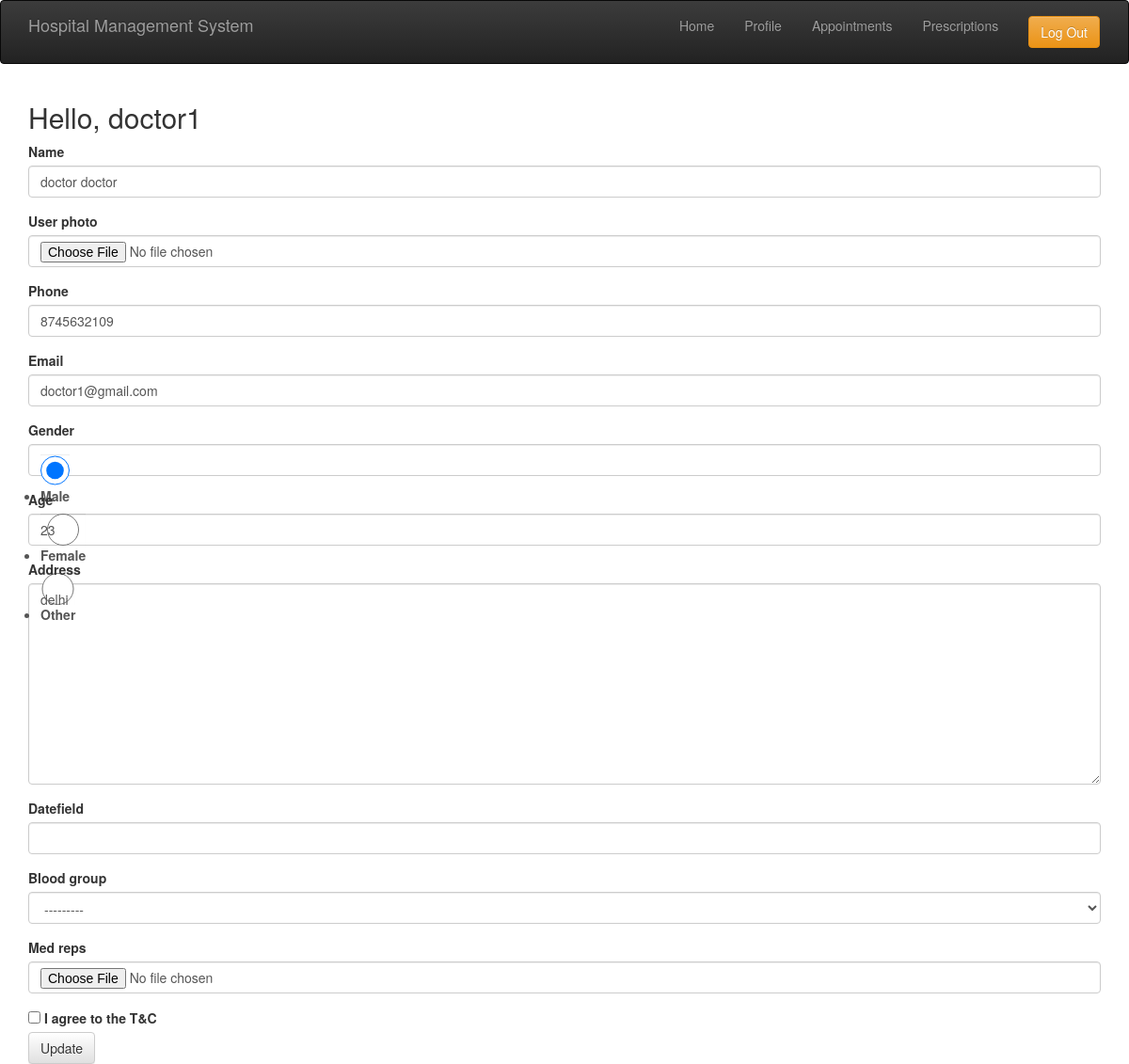
Page /profile/doc/2/ (signed in) on the earlier database version.
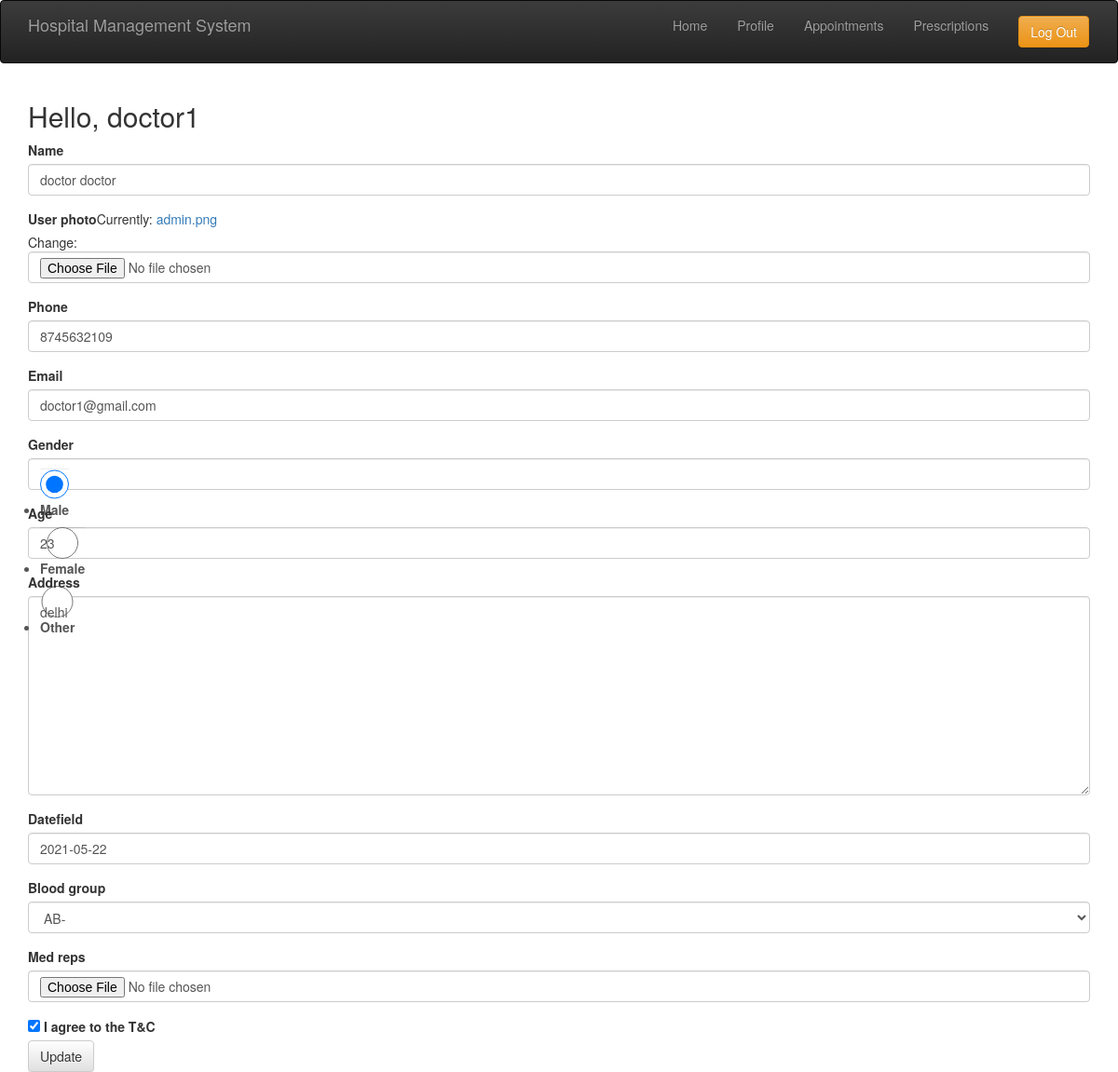
Same page on the later database version.
### main/models.py (models this page shows, shortened)
class UserProfile(models.Model):
    user = models.ForeignKey(User, on_delete=models.CASCADE, related_name='user_profile')
    name = models.CharField(max_length=50)
    phone_regex = RegexValidator(regex=r'^\+?1?\d{9,15}$', message="Phone number must be entered in the format: '+999999999'. Up to 15 digits allowed.")
    phone = models.CharField(validators=[phone_regex], max_length=17)
    user_photo = models.ImageField(upload_to='profile/', default='admin.png')
    email = models.EmailField()
    gender = models.CharField(choices=GENDER_CHOICES, max_length=1)
    age = models.IntegerField(blank=True, null=True)
    address = models.TextField(max_length=500)
    datefield = models.DateField(null=True)
    blood_group = models.CharField(choices=BLOOD_GROUPS, max_length=3)
    med_reps = models.FileField(upload_to='profile/med_reps', blank=True)
    status = models.CharField(choices=[('Active', 'Active'), ('Inactive', 'Inactive')], null=True, blank=True, max_length=8)
    agree = models.BooleanField("I agree to the T&C", default=False, blank=False)
    class Meta:
        ordering = ('-id',)

### main/views.py (the view)
# urls.py: path("profile/doc/<int:pk>/", views.UpdatedDocProfilePk, name="doc-profile-pk"),
@login_required(login_url='/login/')
def UpdatedDocProfilePk(request, pk):
    user = User.objects.get(pk=pk)
    profile = UserProfile.objects.get(user=user)
    if request.method == 'POST':
        form = DoctorProfileForm(request.POST, instance=profile)
        if form.is_valid():
            form.save()
            return redirect('hr_dashboard')
    else:
        form = DoctorProfileForm(instance=profile)
    return render(request, 'profile.html', {'form': form, 'user':user})

### main/forms.py
class DoctorProfileForm(forms.ModelForm):
    gender = forms.ChoiceField(choices=GENDER_CHOICES, required=False, widget=forms.RadioSelect)
    datefield = forms.DateField(widget = forms.DateInput, required=False)
    user_photo = models.ImageField(upload_to='profile/', default='admin.png')
    class Meta:
        model = UserProfile
        fields = ('name', 'user_photo','phone', 'email', 'gender', 'age', 'address', 'datefield', 'blood_group', 'med_reps', 'agree')

### main/models.py (called while the page is built)
    def is_doctor(self):
        if self.user_type == 'D':
            return True
        else:
            return False

    def is_patient(self):
        if self.user_type == 'P':
            return True
        else:
            return False

    def is_receptionist(self):
        if self.user_type == 'R':
            return True
        else:
            return False

    def is_HR(self):
        if self.user_type == 'HR':
            return True
        else:
            return False

### templates/profile.html (shortened to what this page needs)
{% extends "base.html" %}
{% load bootstrap3 %}
{% block content %}
<div class="container">
    <h2>Hello, {{ user.username }}</h2>
    <form method="POST">
        {% bootstrap_form form %}
        <input type="submit" value="Update" class="btn btn-default">
    </form>
</div>
{% endblock %}

Differences in the rows shown:
changed UserProfile "doctor doctor": datefield (not shown) → "2021-05-22"; blood_group "---------" → "AB-"; agree "☐" → "☑"
Other differences:
text no longer shown: "Name User photo Phone Email Gender Male Female Other Age Address Datefield Blood group Med reps I agree to the T&C"
text now shown: "Name User photo Currently: admin.png Change: Phone Email Gender Male Female Other Age Address Datefield Blood group Med reps I agree to the T&C"
